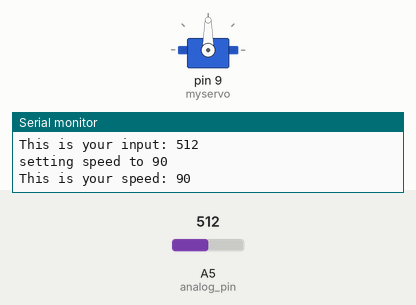
Recording of a sketch running on a simulated Arduino Uno, built with avr-gcc and run on an emulated ATmega328P. Parts: servo, the last lines printed to the serial monitor. The test bench sets the inputs (shaded band); at power-on: A5 (analog_pin) = 512.

Above: at 1.8 s.
1.9 s: A5 (analog_pin) set to 1023
At 3.2 s:
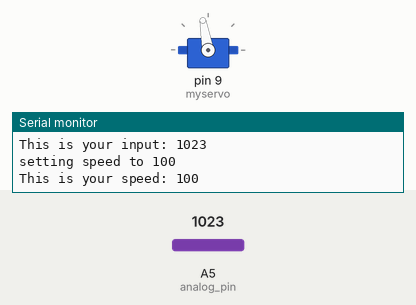
3.5 s: A5 (analog_pin) set to 900
At 5.4 s:
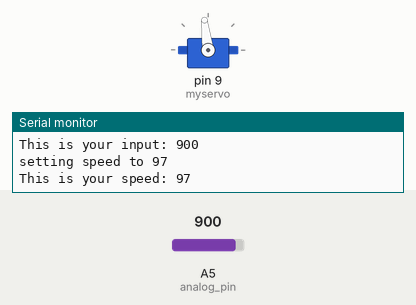
Timing chart, 0 to 6.9 s (numbered marks = the images above; inputs shaded):
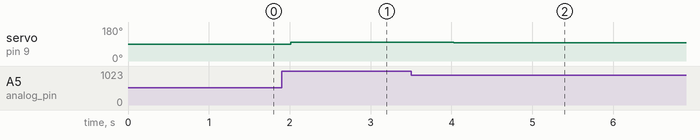

The sketch:

Analog.ino
```cpp
#include <Servo.h>

Servo myservo;  // create servo object to control a servo

int input = 0; //analog input
int analog_pin = 5;
int motor_speed = 0; //speed you want the motor to turn

void setup() {
  Serial.begin(9600);     // opens serial port, sets data rate to 9600 bps
  myservo.attach(9);  // attaches the servo on pin 9 to the servo object
}

void loop() {
  //reads analog input
  input = analogRead(analog_pin);
  Serial.print("This is your input: ");
  Serial.println(input);

  motor_speed= input / (1023.0 / 20.0);
  motor_speed+= 80;

  setSpeed(motor_speed);
  Serial.print("This is your speed: ");
  Serial.println(motor_speed);
  delay(1000);
}


//set motor speed to _speed
void setSpeed(int _speed){
  Serial.print("setting speed to ");
  Serial.println(_speed);
  myservo.write(_speed);
}
```

Measured:
- after the input at 1.9 s, servo on pin 9 (myservo): 90° → 100° after 0.11 s
- after the input at 3.5 s, servo on pin 9 (myservo): 100° → 97° after 0.53 s
